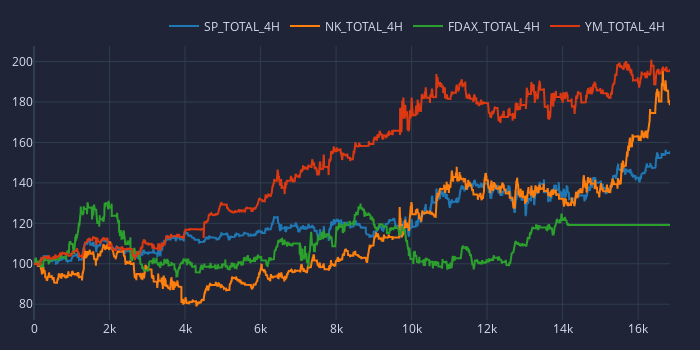

Notebook code cell kept with this figure:
### Code cell
import numpy as np
import pandas as pd 
import vectorbt as vbt
import talib 
import matplotlib.pyplot as plt 
from mpl_toolkits.mplot3d import Axes3D
import VPN as vpn

import sys
import os
chemin_parent = os.path.abspath(r'C:\Users\Jordi\Desktop\Trading_Dev_Stratégie_Environement\FunctionEssential')

if chemin_parent not in sys.path:
    sys.path.append(chemin_parent)

import Trend_following as tf

import function_essential as fe

### Figure 1 — Plotly figure (JSON) as saved in the notebook; plotly's stock layout.template omitted (floating-point values rounded to 4 significant figures; data arrays with more than 128 entries replaced by an {"elided": "..."} marker saying what was removed)
{"data": [{"name": "SP_TOTAL_4H", "showlegend": true, "type": "scatter", "uid": "4022fe04-edd7-457d-a419-175bc930bf9f", "x": {"elided": "16845 int values"}, "y": {"elided": "16845 float values"}}, {"name": "NK_TOTAL_4H", "showlegend": true, "type": "scatter", "uid": "ecfe3912-30ed-48cc-b535-12d32ece3359", "x": {"elided": "16845 int values"}, "y": {"elided": "16845 float values"}}, {"name": "FDAX_TOTAL_4H", "showlegend": true, "type": "scatter", "uid": "c8c81cee-e44e-408a-89be-da9033033677", "x": {"elided": "16845 int values"}, "y": {"elided": "16845 float values"}}, {"name": "YM_TOTAL_4H", "showlegend": true, "type": "scatter", "uid": "c0b77e80-83eb-4273-a958-c027b5eddc32", "x": {"elided": "16845 int values"}, "y": {"elided": "16845 float values"}}], "layout": {"height": 350, "legend": {"orientation": "h", "traceorder": "normal", "x": 1, "xanchor": "right", "y": 1.02, "yanchor": "bottom"}, "margin": {"b": 30, "l": 30, "r": 30, "t": 30}, "width": 700}}
